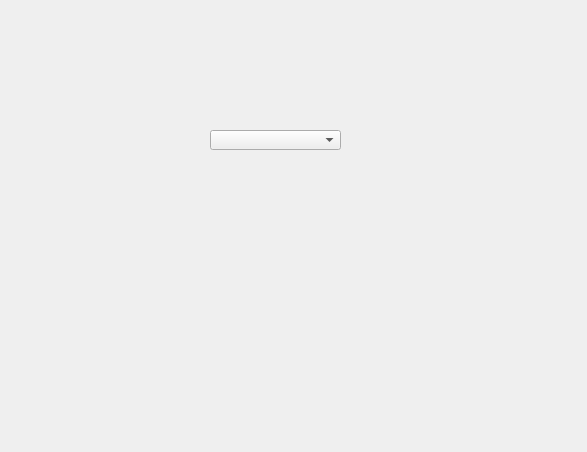
<?xml version="1.0" encoding="UTF-8"?>
<ui version="4.0">
 <class>StdAccount</class>
 <widget class="QDialog" name="StdAccount">
  <property name="geometry">
   <rect>
    <x>0</x>
    <y>0</y>
    <width>587</width>
    <height>452</height>
   </rect>
  </property>
  <property name="windowTitle">
   <string>Dialog</string>
  </property>
  <widget class="QComboBox" name="comboBox">
   <property name="geometry">
    <rect>
     <x>210</x>
     <y>130</y>
     <width>131</width>
     <height>20</height>
    </rect>
   </property>
  </widget>
 </widget>
 <resources/>
 <connections/>
</ui>
